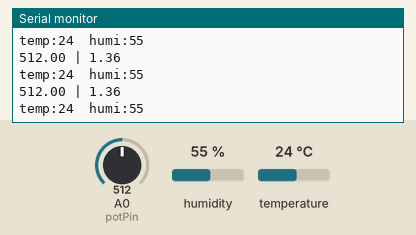
Bench run of a sketch on a simulated ESP8266 (NodeMCU). Shown: the last lines printed to the serial monitor. The inputs (shaded band) are chosen by the test bench; at power-on: humidity 55 %, A0 (potPin) = 512, temperature 24 °C. WiFi joins after 1.5 s; servers stay silent unless stated.

Above: at 3.7 s.
3.8 s: humidity set to 22 %
At 4.5 s:
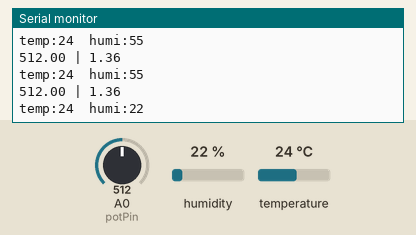
5.3 s: A0 (potPin) set to 716
At 5.3 s:
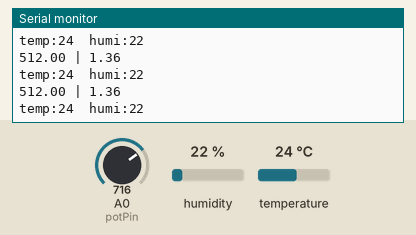
6.8 s: temperature set to 12 °C
At 6.8 s:
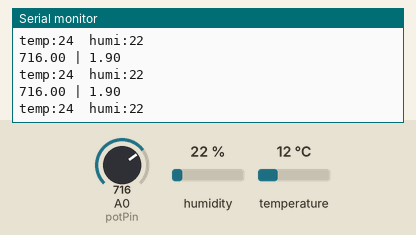
8.3 s: A0 (potPin) set to 900
At 8.7 s:
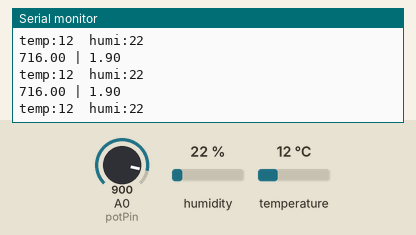
9.8 s: humidity set to 40 %
At 10.3 s:
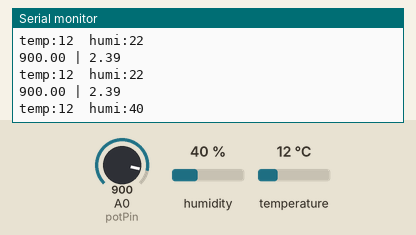
Timing chart, 0 to 12.3 s (numbered marks = the images above; inputs shaded):
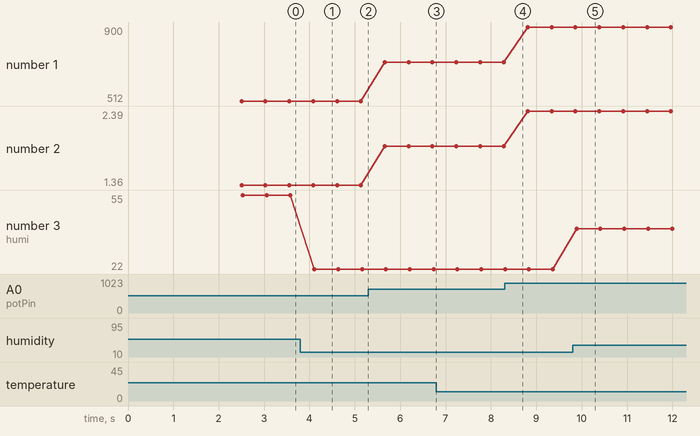

The sketch:

npkpjct.ino
```cpp
#include <ESP8266WiFi.h>

#include <WiFiClient.h>

#include <ESP8266WebServer.h>

#include "gamer.h"
#include <DFRobot_DHT11.h>
DFRobot_DHT11 DHT;
#define DHT11_PIN 4
const int potPin=A0;
float ph;
float Value=0;
float temp;
float hum;


const char* ssid = "hippo";

const char* password = "samurai123";

ESP8266WebServer server(80);


void handleRoot()

{

 String s =  webpage;

 server.send(200, "text/html", s);

}


void sensor_data()

{


String sensor_value = String(ph);


 server.send(200, "text/plane", sensor_value);

}

void dht_data()

{


String sensor_valueT = String(temp);


 server.send(200, "text/plane", sensor_valueT );

}

void dht_data_hum()

{


String sensor_valueH = String(hum);


 server.send(200, "text/plane", sensor_valueH );

}


void setup(void)

{

  Serial.begin(115200);

  WiFi.begin(ssid, password);

  Serial.println("");


  while (WiFi.status() != WL_CONNECTED)

  {

    Serial.print("Connecting...");

  }

  Serial.println("");

  Serial.print("Connected to ");

  Serial.println(ssid);

  Serial.print("IP address: ");

  Serial.println(WiFi.localIP());


  server.on("/", handleRoot);


  server.on("/adcread", sensor_data);
  server.on("/adcread1",dht_data);
  server.on("/adcread2",dht_data_hum);
  server.begin();
    // Starts the serial communication

  pinMode(potPin,INPUT);
  delay(1000);

}


void loop(void)

{

  server.handleClient();
   // Clears the trigPin
  Value= analogRead(potPin);
    Serial.print(Value);
    Serial.print(" | ");
    float voltage=Value*(3.3/4095.0);
    ph=(3.3*voltage);

    Serial.println(ph);

     DHT.read(DHT11_PIN);
  Serial.print("temp:");
  temp = DHT.temperature;
  Serial.print(DHT.temperature);
  Serial.print("  humi:");
  hum = DHT.humidity;
  Serial.println(DHT.humidity);
  delay(500);

}
```

gamer.h
```cpp
const char webpage[] PROGMEM = R"=====(

<!DOCTYPE html>

<head>
<meta name="viewport" content="width=device-width, initial-scale=1.0"/>
<style>

  canvas { background: #eee; }
table{
    border:2px dashed;
    align-content:center;
    width:400px;
    height:150px;
    top:300px;
}
th{
    border:2px solid;
}
#ph,#dht,#dht_hum{

    color:green;
    font-family:'Franklin Gothic Medium', 'Arial Narrow', Arial, sans-serif;

}
</style>
</head>
<body onload="activ()">
<center><h1>TKMCE NPK SOIL tester S4</h1></center>
<center>

    <script>
        function activ(){
            setInterval("getData()",1000);
            setInterval("getData1()",1000);
            setInterval("getData2()",1000);


        }
        var axi;
        var axi1;
        function getData() {

  var xhttp = new XMLHttpRequest();
  xhttp.onreadystatechange = function() {
    if (this.readyState == 4 && this.status == 200) {
       axi = this.responseText;

     document.getElementById("ph").innerHTML= axi;

    }
  };
  xhttp.open("GET", "adcread", true);
  xhttp.send();

}
function getData1() {

  var xhttp = new XMLHttpRequest();
  xhttp.onreadystatechange = function() {
    if (this.readyState == 4 && this.status == 200) {
       axi1 = this.responseText;


     document.getElementById("dht").innerHTML= axi1;
    }
  };
  xhttp.open("GET", "adcread1", true);
  xhttp.send();

}
var axi2;

function getData2() {

  var xhttp = new XMLHttpRequest();
  xhttp.onreadystatechange = function() {
    if (this.readyState == 4 && this.status == 200) {
       axi2 = this.responseText;


     document.getElementById("dht_hum").innerHTML= axi2;
    }
  };
  xhttp.open("GET", "adcread2", true);
  xhttp.send();

}


    </script>


    <table >
<tr><th>PH value</th><th>DHT Temperature value</th> <th>DHT Humidity value</th></tr>
<tr><th id="ph">ph</th><th id ="dht">dht</th></th><th id ="dht_hum">dht</th></tr>

</table></center>

<span style="position:absolute;color:green;font-size: larger;top:500px;">state: active</span>

</div>
</body>
</html>

)=====";
```

Measured:
- after the input at 3.8 s, the serial monitor: prints a new line after 0.31 s (image 1)
- after the input at 9.8 s, the serial monitor: prints a new line after 0.09 s (image 5)
- plotted number 1: 512 → 716 after the input at 5.3 s, 716 → 900 after the input at 8.3 s
- plotted number 2: 1.36 → 1.9 after the input at 5.3 s, 1.9 → 2.39 after the input at 8.3 s
- plotted number 3: 55 → 22 after the input at 3.8 s, 22 → 40 after the input at 9.8 s
